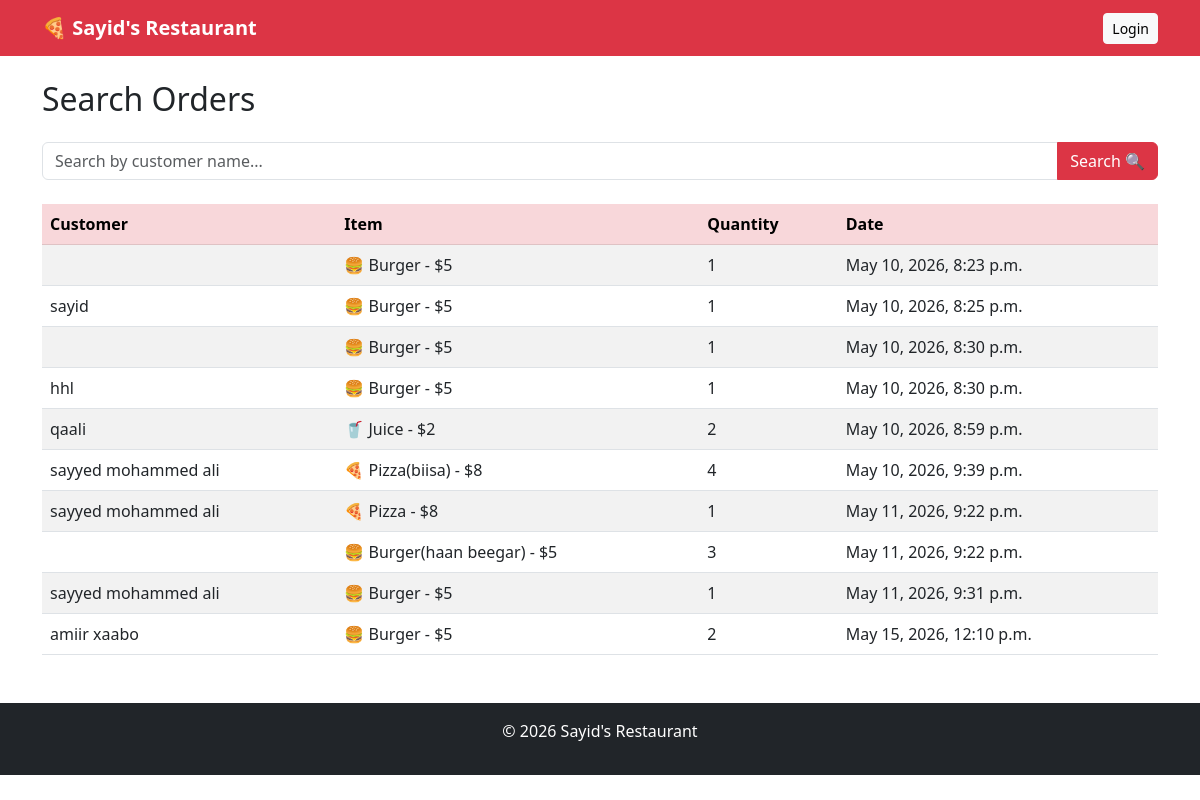
/search/, run on an earlier commit of the app's database.
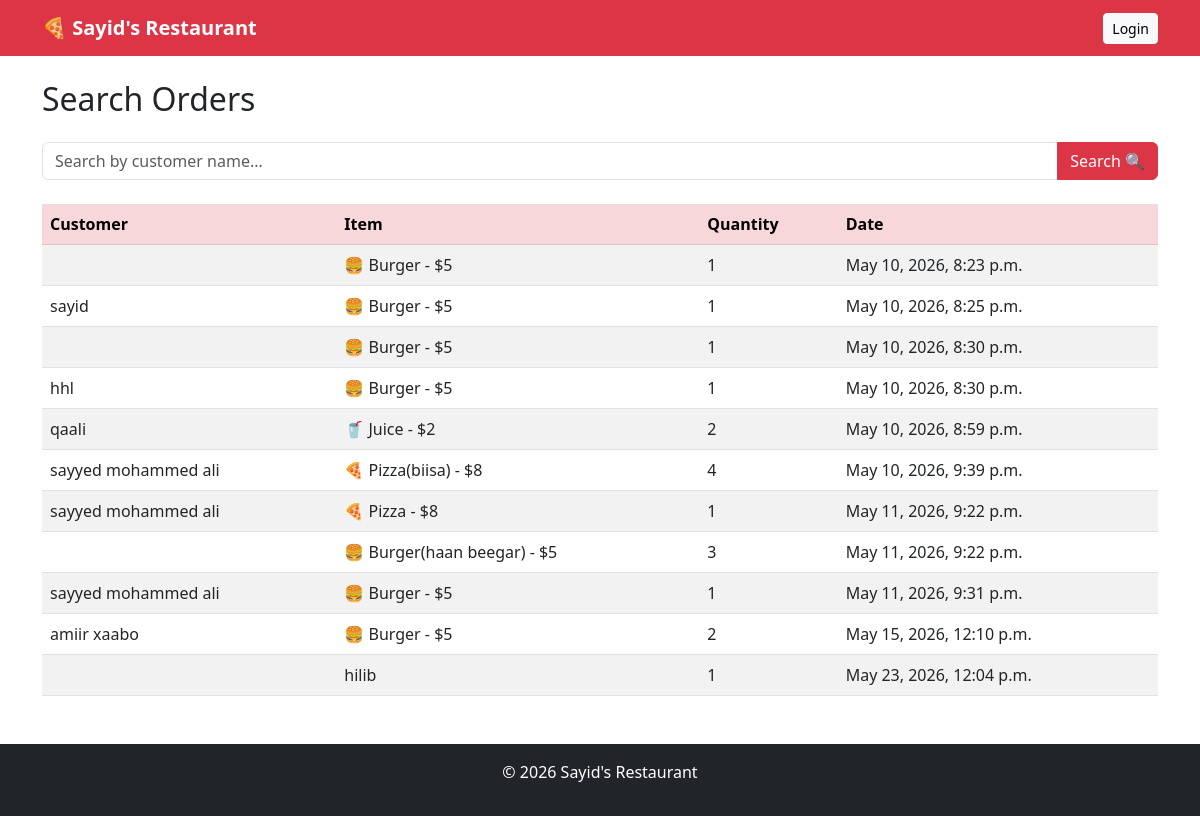
And on a later commit of the database.
### menu/models.py (models this page shows, shortened)
class Order(models.Model):
    customer_name = models.CharField(max_length=100)
    item = models.CharField(max_length=100)
    quantity = models.IntegerField(default=1)
    date = models.DateTimeField(auto_now_add=True)

### menu/views.py (the view)
# urls.py: path('search/', views.search, name='search'),
def search(request):
    query = request.GET.get('q', '')
    results = Order.objects.filter(customer_name__icontains=query)
    return render(request, 'menu/search.html', {
        'results': results,
        'query': query
    })

### menu/templates/menu/search.html (shortened to what this page needs)
{% extends 'base.html' %}
{% block content %}
<h2 class="mb-4">Search Orders</h2>
<form method="GET" action="/search/">
    <div class="input-group mb-4">
        <input type="text"
               class="form-control"
               name="q"
               placeholder="Search by customer name..."
               value="{{ query }}">
        <button class="btn btn-danger" type="submit">
            Search 🔍
        </button>
    </div>
</form>
{% if results %}
    <table class="table table-striped">
        <thead class="table-danger">
            <tr>
                <th>Customer</th>
                <th>Item</th>
                <th>Quantity</th>
                <th>Date</th>
            </tr>
        </thead>
        <tbody>
            {% for order in results %}
            <tr>
                <td>{{ order.customer_name }}</td>
                <td>{{ order.item }}</td>
                <td>{{ order.quantity }}</td>
                <td>{{ order.date }}</td>
            </tr>
            {% endfor %}
        </tbody>
    </table>
{% else %}
    <p class="text-muted">No orders found for "{{ query }}"</p>
{% endif %}
{% endblock %}

### templates/base.html (shortened to what this page needs)
<!DOCTYPE html>
<html>
<head>
    <link href="https://cdn.jsdelivr.net/npm/bootstrap@5.3.0/dist/css/bootstrap.min.css" rel="stylesheet">
</head>
<body>
<nav class="navbar navbar-dark bg-danger">
    <div class="container">
        <a class="navbar-brand fw-bold" href="/">🍕 Sayid's Restaurant</a>
        <div>
            {% if request.user.is_authenticated %}
                <span class="text-white me-3">
                    👤 {{ request.user.username }}
                </span>
                <a href="/logout/" class="btn btn-light btn-sm">Logout</a>
            {% else %}
                <a href="/login/" class="btn btn-light btn-sm">Login</a>
            {% endif %}
        </div>
    </div>
</nav>
<div class="container mt-4">
    {% block content %}
    {% endblock %}
</div>
<footer class="bg-dark text-white text-center p-3 mt-5">
    <p>© 2026 Sayid's Restaurant</p>
</footer>
</body>
</html>

What changed in the data, as far as the page shows it:
added Order: item "hilib", quantity "1", date "May 23, 2026, 12:04 p.m."
